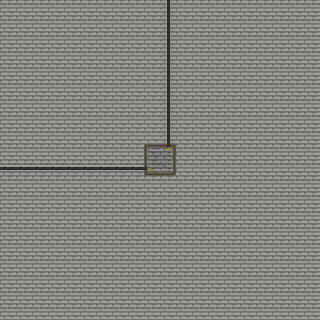

A level layout from a 2D game, rendered from its tile map. Below: a short description, then the map file with tile-grid data replaced by summaries:
An orthogonal 20x20 tile map with 16x16 px tiles, 1 tile layer (Floor/Pool) and 79 objects.

<map version="1.0" orientation="orthogonal" renderorder="right-down" width="20" height="20" tilewidth="16" tileheight="16">
 <tileset firstgid="1" name="FloorTileset" tilewidth="16" tileheight="16">
  <image source="FloorTileset.png" trans="ff00ff" width="112" height="48" />
 </tileset>
 <layer name="Floor/Pool" width="20" height="20">
  <data>[400 cells, 400 non-empty, 7 distinct tile ids]</data>
 </layer>
 <objectgroup name="Walls">
  <object gid="14" x="304.182" y="16" />
  <object gid="14" x="304" y="32" />
  <object gid="14" x="304" y="48" />
  <object gid="14" x="304" y="64" />
  <object gid="14" x="304" y="80" />
  <object gid="14" x="304" y="96" />
  <object gid="14" x="304" y="112" />
  <object gid="14" x="304" y="128" />
  <object gid="14" x="208" y="16" />
  <object gid="14" x="304" y="16" />
  <object gid="14" x="288" y="16" />
  <object gid="14" x="272" y="16" />
  <object gid="14" x="256" y="16" />
  <object gid="14" x="240" y="16" />
  <object gid="14" x="224" y="16" />
  <object gid="14" x="192" y="16" />
  <object gid="14" x="176" y="16" />
  <object gid="14" x="160" y="16" />
  <object gid="14" x="144" y="16" />
  <object gid="14" x="128" y="16" />
  <object gid="14" x="112" y="16" />
  <object gid="14" x="112" y="16" />
  <object gid="14" x="96" y="16" />
  <object gid="14" x="80" y="16" />
  <object gid="14" x="0" y="16" />
  <object gid="14" x="16" y="16" />
  <object gid="14" x="32" y="16" />
  <object gid="14" x="48" y="16" />
  <object gid="14" x="64" y="16" />
  <object gid="14" x="0" y="32" />
  <object gid="14" x="0" y="48" />
  <object gid="14" x="0" y="64" />
  <object gid="14" x="0" y="80" />
  <object gid="14" x="0" y="96" />
  <object gid="14" x="0" y="112" />
  <object gid="14" x="0" y="128" />
  <object gid="14" x="0" y="144" />
  <object gid="14" x="0" y="160" />
  <object gid="14" x="0" y="176" />
  <object gid="14" x="0" y="192" />
  <object gid="14" x="0" y="208" />
  <object gid="14" x="0" y="224" />
  <object gid="14" x="0" y="240" />
  <object gid="14" x="0" y="256" />
  <object gid="14" x="0" y="272" />
  <object gid="14" x="0" y="288" />
  <object gid="14" x="0" y="304" />
  <object gid="14" x="0" y="320" />
  <object gid="14" x="304" y="144" />
  <object gid="14" x="304" y="160" />
  <object gid="14" x="304" y="176" />
  <object gid="14" x="304" y="192" />
  <object gid="14" x="304" y="208" />
  <object gid="14" x="304" y="224" />
  <object gid="14" x="304" y="240" />
  <object gid="14" x="304" y="256" />
  <object gid="14" x="304" y="272" />
  <object gid="14" x="304" y="288" />
  <object gid="14" x="304" y="304" />
  <object gid="14" x="304" y="320" />
  <object gid="14" x="288" y="320" />
  <object gid="14" x="272" y="320" />
  <object gid="14" x="256" y="320" />
  <object gid="14" x="240" y="320" />
  <object gid="14" x="224" y="320" />
  <object gid="14" x="192" y="320" />
  <object gid="14" x="208" y="320" />
  <object gid="14" x="176" y="320" />
  <object gid="14" x="160" y="320" />
  <object gid="14" x="144" y="320" />
  <object gid="14" x="128" y="320" />
  <object gid="14" x="128" y="320" />
  <object gid="14" x="112" y="320" />
  <object gid="14" x="96" y="320" />
  <object gid="14" x="80" y="320" />
  <object gid="14" x="64" y="320" />
  <object gid="14" x="48" y="320" />
  <object gid="14" x="32" y="320" />
  <object gid="14" x="16" y="320" />
 </objectgroup>
</map>